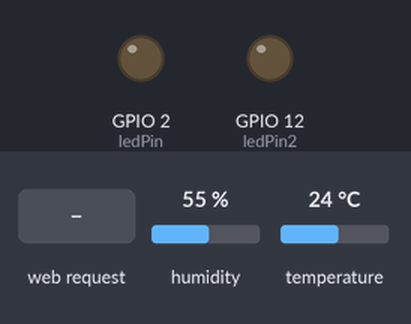
Bench run of a sketch on a simulated ESP8266 (NodeMCU). Shown: output pins drawn as LEDs (lit = HIGH). The test bench sets the inputs (shaded band); at power-on: humidity 55 %, temperature 24 °C. WiFi joins after 1.5 s; servers stay silent unless stated; what the sketch prints to the serial monitor is not drawn.

Above: at 2.7 s.
2.8 s: HTTP request GET /LED=ON received
At 3.8 s:
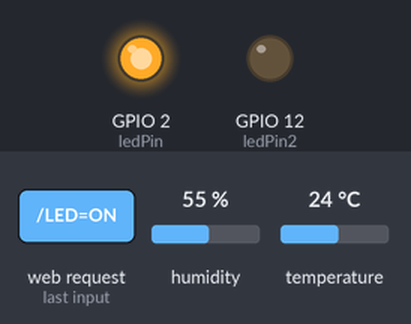
4.3 s: HTTP request GET /LED2=ON received
At 4.9 s:
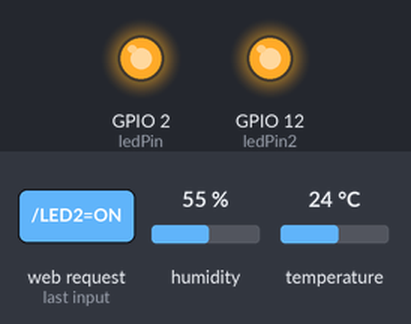
5.8 s: HTTP request GET /LED=OFF received
At 6.1 s:
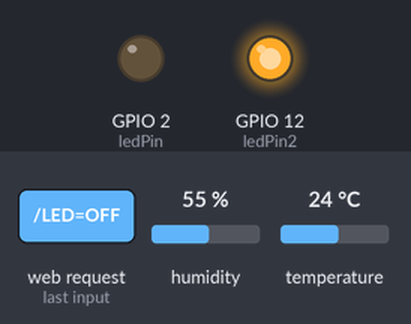
7.3 s: HTTP request GET /LED2=OFF received
At 8.4 s:
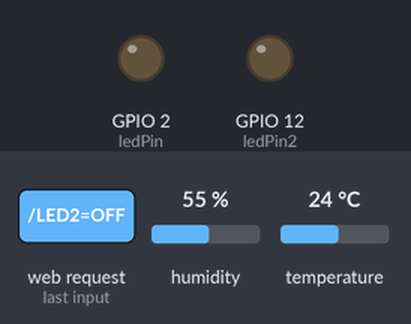
Timing chart, 0 to 9.8 s (numbered marks = the images above; inputs shaded):
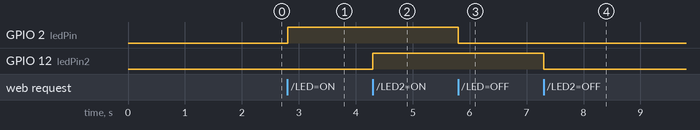

Measured:
- after the input at 2.8 s, GPIO 2 (ledPin): LOW → HIGH at once
- after the input at 4.3 s, GPIO 12 (ledPin2): LOW → HIGH at once
- after the input at 5.8 s, GPIO 2 (ledPin): HIGH → LOW at once
- after the input at 7.3 s, GPIO 12 (ledPin2): HIGH → LOW at once

The sketch:

sketch_aug18b_nodemcu_dht11.ino
```cpp
#include <ESP8266WiFi.h>
#include "DHT.h"
#define DHT11_PIN 4

unsigned long actualTime = 0;
unsigned long dhtLastTime = 0;

int dhtMinimumSamplingPeriod = 1000;
int temperature = 0;

DHT dht;

const char* ssid = "TP-LINK_E6565C"; // WiFi name
const char* password = ""; // WiFi password

int ledPin = 2; // D4
int ledPin2 = 12; // D6
int iterator = 0;
WiFiServer server(80);

void setup() {
  Serial.begin(9600);
  Serial.println("Serial started at 9600");
  dht.setup(DHT11_PIN);

  dhtMinimumSamplingPeriod = dht.getMinimumSamplingPeriod();
  Serial.println("DHT minimum sampling period " + String(dhtMinimumSamplingPeriod));

  pinMode(ledPin, OUTPUT);
  digitalWrite(ledPin, LOW);
  pinMode(ledPin2, OUTPUT);
  digitalWrite(ledPin2, LOW);

  // Connect to WiFi network
  Serial.println();
  Serial.println();
  Serial.print("Connecting to ");
  Serial.println(ssid);

  WiFi.begin(ssid, password);
  while (WiFi.status() != WL_CONNECTED) {
  delay(500);
  Serial.print(".");
  }

  Serial.println("");
  Serial.println("WiFi connected");

  // Start the server
  server.begin();
  Serial.println("Server started");

  // Print the IP address
  Serial.print("Use this URL to connect: ");
  Serial.print("http://");
  Serial.print(WiFi.localIP());
  Serial.println("/");
}

void loop() {

  actualTime = millis();

  if (abs(actualTime - dhtLastTime) >= dhtMinimumSamplingPeriod) {
    temperature = dht.getTemperature();
  }

  iterator++;
  // Check if a client has connected
  WiFiClient client = server.available();
  if (!client) {
    return;
  }

  // Wait until the client sends some data
  Serial.println("new client");
  int timewate = 0;
  while(!client.available()){
    delay(1);
    timewate = timewate +1;
    if(timewate>1800)
    {
      Serial.println(">>> Client Timeout !");
      client.stop();
      return;
    }
  }

  // Read the first line of the request
  String request = client.readStringUntil('\r');
  Serial.println(request);
  client.flush();

  // Match the request
  int value = LOW;
  if (request.indexOf("/LED=ON") != -1)  {
    digitalWrite(ledPin, HIGH);
    value = HIGH;
  }

  if (request.indexOf("/LED=OFF") != -1)  {
    digitalWrite(ledPin, LOW);
    value = LOW;
  }
  if (request.indexOf("/LED2=ON") != -1)  {
    digitalWrite(ledPin2, HIGH);
    value = HIGH;
  }
  if (request.indexOf("/LED2=OFF") != -1)  {
    digitalWrite(ledPin2, LOW);
    value = LOW;
  }

  // Return the response
  client.println("HTTP/1.1 200 OK");
  client.println("Content-Type: text/html");
  client.println(""); //  do not forget this one
  client.println("");
  client.println("");
  client.print("Led pin is now: "); client.print(iterator);
  client.println("");

  client.print("Temperature is: "); client.print(temperature);
  client.println("");

  client.println("");
  client.println("");
  client.println("");
  client.println("");
  client.println("");
  delay(1);
  Serial.println("Client disconnected");
  Serial.println("");
}
```
